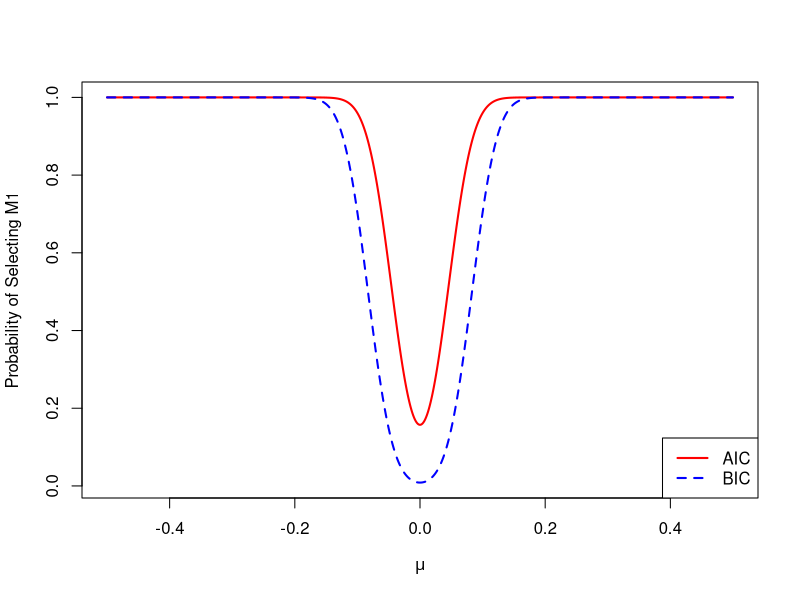
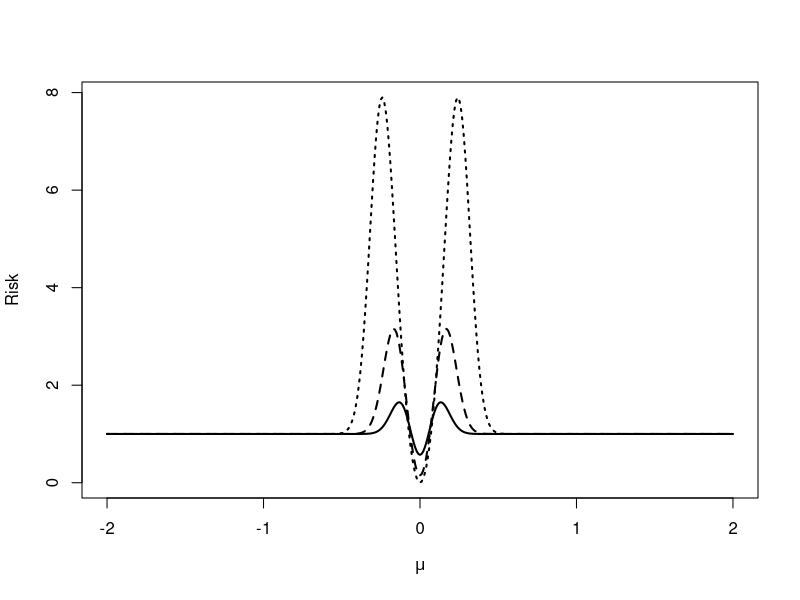

The R source for these figures, in order:
#This script replicates Figures 4.1 and 4.2 of Claeskens & Hjort (2008) - Model Selection and Model Averaging

#Figure 4.1 gives the probability of selecting Model 1 for the AIC and BIC when n = 1000
mu <- seq(from = -0.5, to = 0.5, by = 0.001)

n <-  1000

pAIC <- pnorm(-sqrt(2) - sqrt(n) * mu) + (1 - pnorm(sqrt(2) - sqrt(n) * mu))  

pBIC <- pnorm(-sqrt(log(n)) - sqrt(n) * mu) + (1 - pnorm(sqrt(log(n)) - sqrt(n) * mu)) 

y.max <- max(max(pBIC), max(pAIC))
y.min <- min(min(pBIC), min(pAIC))
plot(mu, pAIC, ylim = c(y.min, y.max), xlab = expression(mu), ylab = 'Probability of Selecting M1', type = 'l', col = 'red', lwd = 2)
points(mu, pBIC, type = 'l', col = 'blue', lty = 2, lwd = 2)
legend('bottomright', legend = c('AIC', 'BIC'), lty = c(1,2), col = c('red', 'blue'), lwd = c(2,2))





#Figure 4.2
d.AIC <- function(n.T){return(2)}
d.BIC <- function(n.T){return(log(n.T))}
d.Hodge <- function(n.T){return(sqrt(n.T))}

risk <- function(n.T, mu, d.T){
  a <- -sqrt(d.T(n.T)) - sqrt(n.T) * mu
  b <- sqrt(d.T(n.T)) - sqrt(n.T) * mu
  first.term <- b * dnorm(b) - a * dnorm(a) 
  second.term <- (n.T * mu^2 - 1) * (pnorm(b) - pnorm(a))
  return(1 + first.term + second.term)
}

mu <- seq(from = -2, to = 2, by = 0.01)
sample.size <- 200
risk.mu <- cbind(risk(sample.size, mu, d.AIC), 
                 risk(sample.size, mu, d.BIC), 
                 risk(sample.size, mu, d.Hodge))
matplot(mu, risk.mu, ylab = 'Risk', xlab = expression(mu), type = 'l', lwd = 2, col = 'black')

max(risk(sample.size, mu, d.AIC))
max(risk(sample.size, mu, d.BIC))
max(risk(sample.size, mu, d.Hodge))

